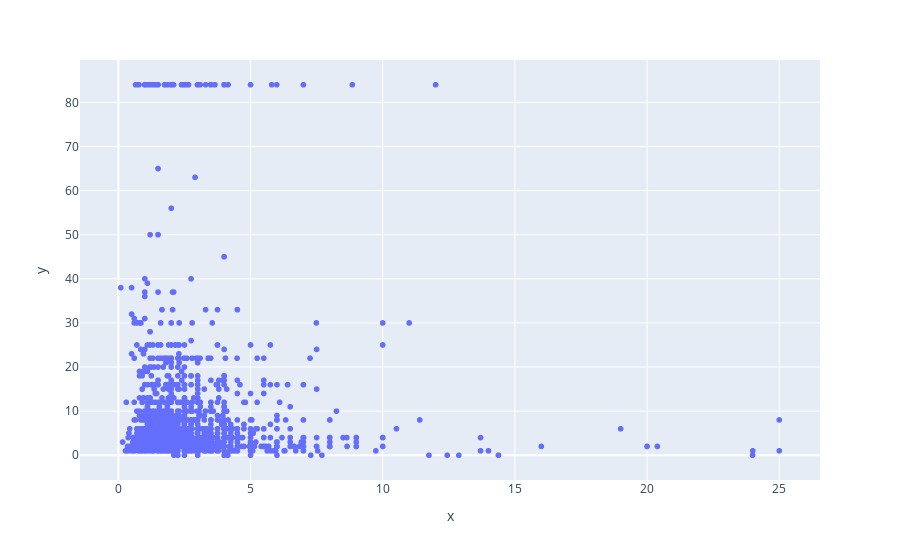

The notebook cell this image was saved under:
### Code cell
px.scatter(x = df2['price2'], y = df2['servings2'])

### Figure 1 — Plotly figure (JSON) as saved in the notebook; plotly's stock layout.template omitted (floating-point values rounded to 4 significant figures; data arrays with more than 128 entries replaced by an {"elided": "..."} marker saying what was removed)
{"data": [{"hovertemplate": "x=%{x}<br>y=%{y}<extra></extra>", "legendgroup": "", "marker": {"color": "#636efa", "symbol": "circle"}, "mode": "markers", "name": "", "showlegend": false, "type": "scattergl", "x": {"elided": "2890 float values"}, "xaxis": "x", "y": {"elided": "2890 int values"}, "yaxis": "y"}], "layout": {"legend": {"tracegroupgap": 0}, "margin": {"t": 60}, "xaxis": {"anchor": "y", "domain": [0, 1], "title": {"text": "x"}}, "yaxis": {"anchor": "x", "domain": [0, 1], "title": {"text": "y"}}}}
